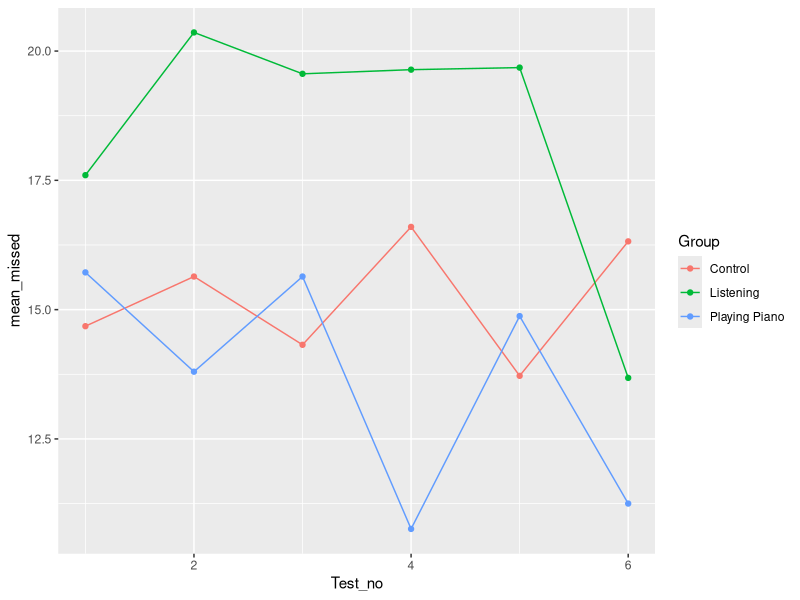
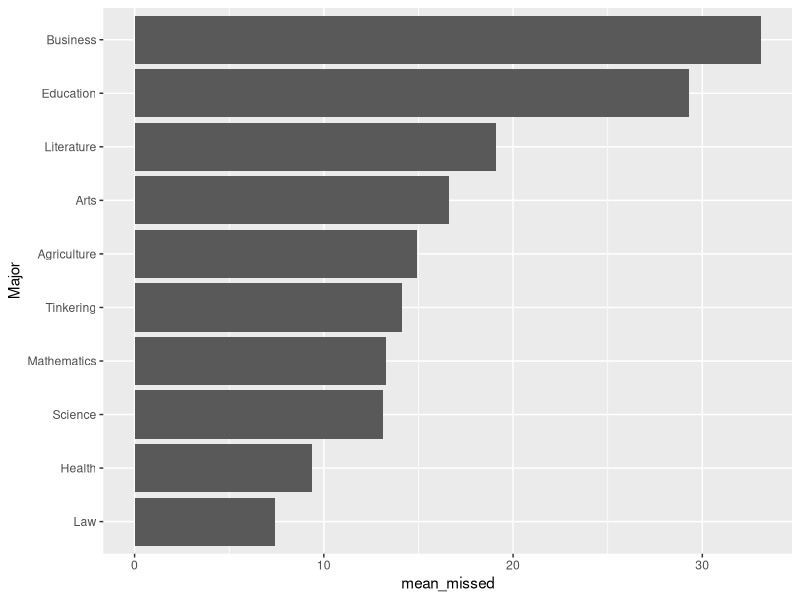

The R source for these figures, in order:
## ---- chunk 1
library(tidyverse)
library(rsample)

# TODO: Include any other packages you need
## ---- chunk 2
data = read_csv("./data/data.csv")

data

data <- data %>%
  group_by(Major) %>%
  pivot_longer(
    names_to = "Attention Test Number",
    values_to = "Number Missed",
    # cols = c("Number Missed (Attention Test //*",)
    cols = contains("Number Missed")
  ) %>%
  mutate(
    `Attention Test Number` = str_extract(`Attention Test Number`, "\\d") %>%
      as.integer()
    
  )

mean_by_test <-
  data %>%
  group_by(`Attention Test Number`, Day, Group) %>%
  summarize(
    mean_missed = mean(`Number Missed`, na.rm = TRUE),
  ) %>%
  ungroup() %>%
  mutate(
    Test_no = (Day-1) *2 + `Attention Test Number`,
  ) %>%
  arrange(Group, Test_no)
mean_by_test

mean_by_test %>%
  ggplot(aes(Test_no, `mean_missed`, color = Group)) +
  geom_line() +
  geom_point()
## ---- chunk 3
score_by_major <-
  data %>%
  group_by(Major) %>%
  summarize(
    mean_missed = mean(`Number Missed`, na.rm = TRUE),
  ) %>%
  ungroup() %>%
  arrange(mean_missed)

score_by_major %>%
  mutate(
    Major = fct_reorder(Major, mean_missed)
  ) %>%
  ggplot(aes(`mean_missed`, Major)) +
  geom_col()
